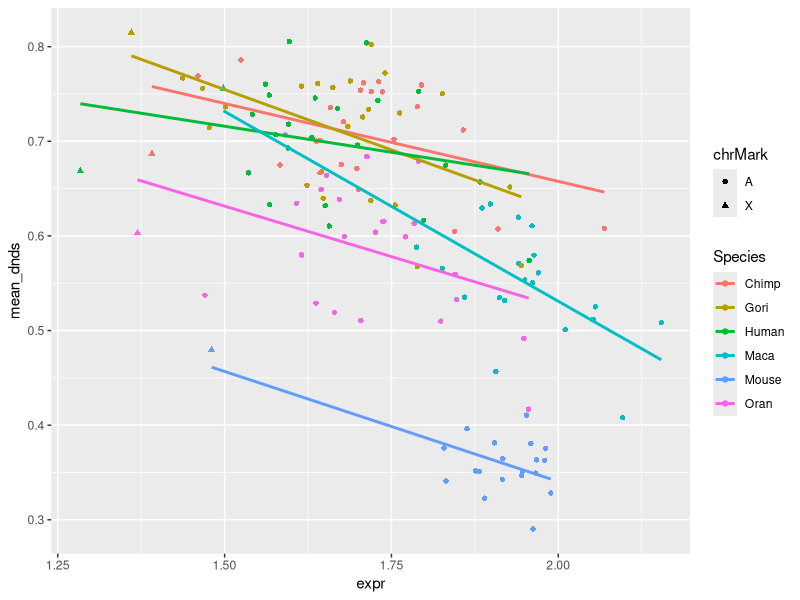

This figure's R source:
## ---- chunk 1

library(tidyverse)
mammals = read_csv(file = "../datasets/dataset.01.rsbl20150010supp1.csv")

## ---- chunk 2

## ---- chunk 3
mam_mut = mammals %>% group_by(chr, Species, chrMark) %>% summarise(mean_dnds = mean(dNdS), expr = mean(log10(RPKM + 1)))

## ---- chunk 4
ggplot(mam_mut) + geom_point(mapping = aes(x = expr, y = mean_dnds, color = Species, shape = chrMark)) + 
  geom_smooth(mapping = aes(x = expr, y = mean_dnds, color = Species), se = FALSE, method = 'lm')

## ---- chunk 5
mammals %>%
  group_by(chr,Species) %>%
  mutate(all_n = n(), expr = log10(RPKM + 1), cutoff = quantile(expr, .15)) %>%
  filter(expr < cutoff) %>%
  summarise(count = length(expr), prop = mean(n()/all_n), all_n = mean(all_n))
## ---- chunk 6
mammals %>%
  group_by(chr) %>%
  mutate(total = n(), expr = log10(RPKM + 1), cutoff = quantile(expr, .15)) %>%
  filter(expr < cutoff, chr == 'X') %>%
  summarise(count = length(expr), total = mean(total))

#prob under X: 0.061.
# prrob under 15%: 1.149
# total x chr: 382
# x chr under 15% : 58
binom.test(58, 382, 0.061, alternative = "greater")
## ---- chunk 7
mammals %>%
  group_by(chr) %>%
  mutate(total = n(), expr = log10(RPKM + 1), cutoff = quantile(expr, .05)) %>%
  filter(expr < cutoff, chr == 'X') %>%
  summarise(count = length(expr), total = mean(total))

#prob under X: 0.061.
# prrob under 15%: 1.149
# total x chr: 382
# x chr under 5% : 20
binom.test(20, 382, 0.021, alternative = "greater")
